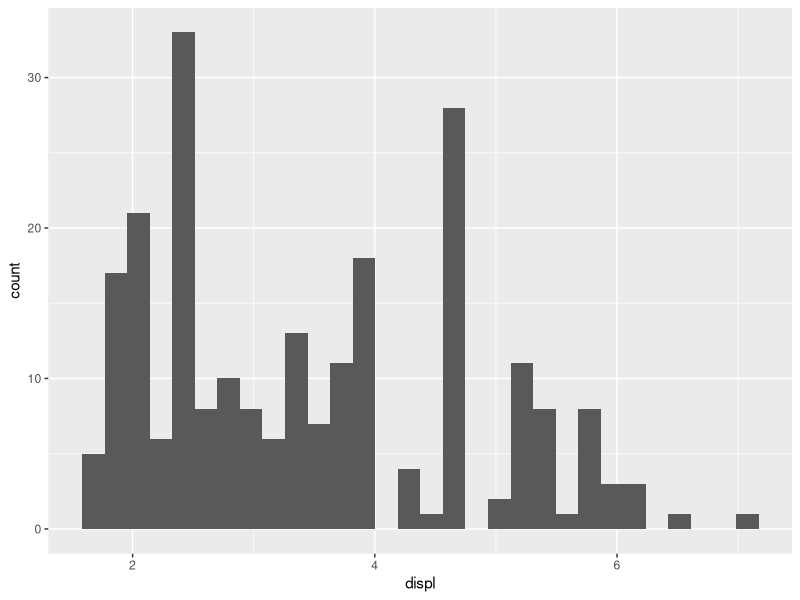

Write R code to recreate this figure.
## ---- chunk 1
library(tidyverse)

mpg %>%
  ggplot() +
  geom_histogram(aes(x = displ),
                 bins = 30)
